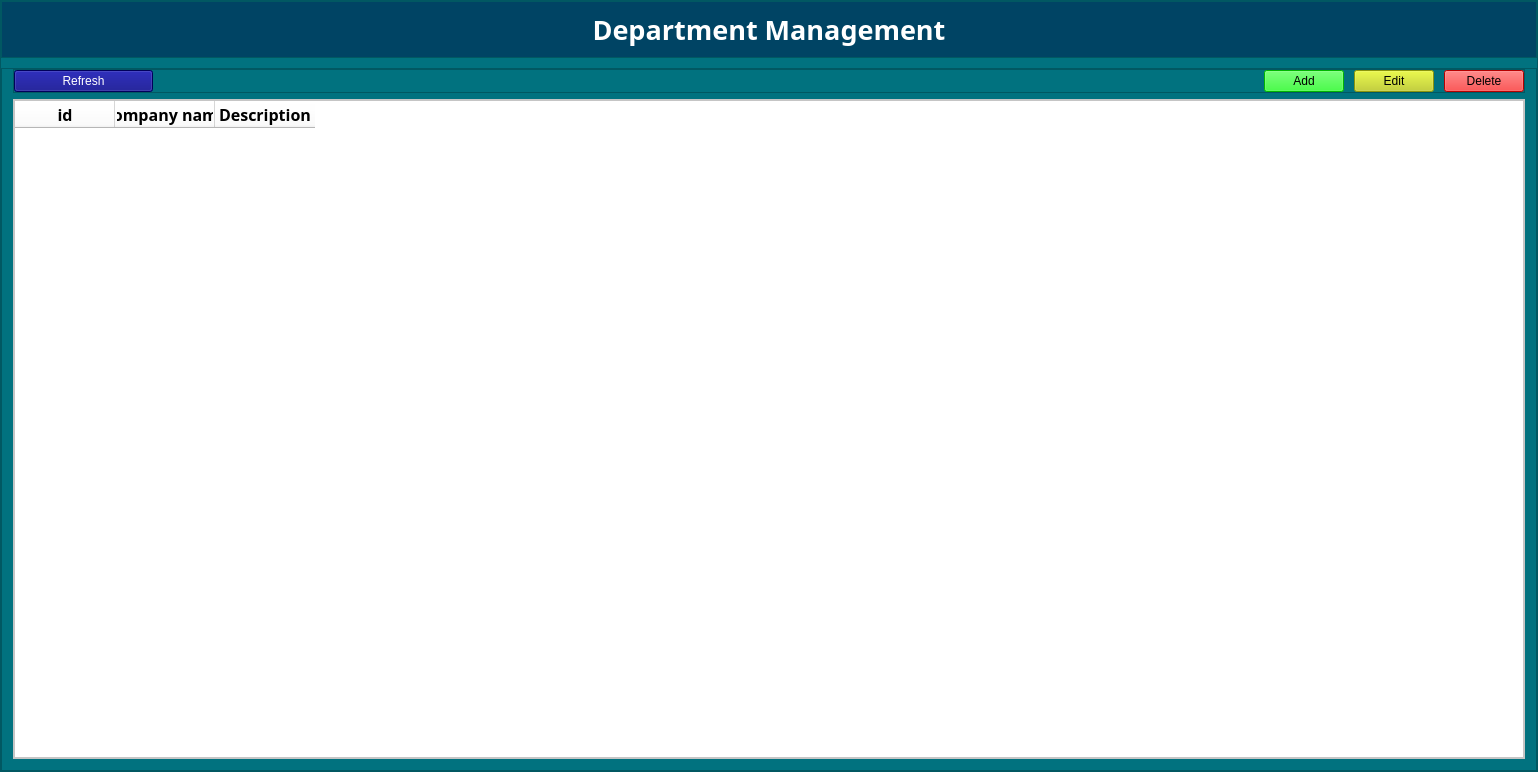
<?xml version="1.0" encoding="UTF-8"?>
<ui version="4.0">
 <class>frm_company</class>
 <widget class="QWidget" name="frm_company">
  <property name="geometry">
   <rect>
    <x>0</x>
    <y>0</y>
    <width>1538</width>
    <height>772</height>
   </rect>
  </property>
  <property name="windowTitle">
   <string>Form Company</string>
  </property>
  <layout class="QVBoxLayout" name="verticalLayout" stretch="0">
   <property name="spacing">
    <number>0</number>
   </property>
   <property name="leftMargin">
    <number>0</number>
   </property>
   <property name="topMargin">
    <number>0</number>
   </property>
   <property name="rightMargin">
    <number>0</number>
   </property>
   <property name="bottomMargin">
    <number>0</number>
   </property>
   <item>
    <widget class="QFrame" name="frame_main">
     <property name="font">
      <font>
       <family>Phetsarath OT</family>
       <pointsize>18</pointsize>
       <weight>50</weight>
       <italic>false</italic>
       <bold>false</bold>
      </font>
     </property>
     <property name="styleSheet">
      <string notr="true">font: 18pt &quot;Phetsarath OT&quot;;
background-color: rgb(1, 114, 127);</string>
     </property>
     <property name="frameShape">
      <enum>QFrame::StyledPanel</enum>
     </property>
     <property name="frameShadow">
      <enum>QFrame::Raised</enum>
     </property>
     <layout class="QGridLayout" name="gridLayout" rowstretch="0,0,10" rowminimumheight="1,1,10">
      <property name="leftMargin">
       <number>0</number>
      </property>
      <property name="topMargin">
       <number>0</number>
      </property>
      <property name="rightMargin">
       <number>0</number>
      </property>
      <property name="bottomMargin">
       <number>0</number>
      </property>
      <property name="horizontalSpacing">
       <number>0</number>
      </property>
      <property name="verticalSpacing">
       <number>10</number>
      </property>
      <item row="0" column="0" rowspan="2">
       <widget class="QFrame" name="frame_3">
        <property name="frameShape">
         <enum>QFrame::StyledPanel</enum>
        </property>
        <property name="frameShadow">
         <enum>QFrame::Raised</enum>
        </property>
        <layout class="QGridLayout" name="gridLayout_5">
         <property name="leftMargin">
          <number>0</number>
         </property>
         <property name="topMargin">
          <number>0</number>
         </property>
         <property name="rightMargin">
          <number>0</number>
         </property>
         <property name="bottomMargin">
          <number>0</number>
         </property>
         <item row="0" column="0">
          <widget class="QWidget" name="widget_4" native="true">
           <property name="font">
            <font>
             <family>Phetsarath OT</family>
             <pointsize>18</pointsize>
             <weight>50</weight>
             <italic>false</italic>
             <bold>false</bold>
            </font>
           </property>
           <property name="styleSheet">
            <string notr="true">background-color: rgb(0, 68, 100);</string>
           </property>
           <layout class="QGridLayout" name="gridLayout_4">
            <item row="0" column="0">
             <widget class="QLabel" name="label">
              <property name="font">
               <font>
                <family>Phetsarath OT</family>
                <pointsize>20</pointsize>
                <weight>75</weight>
                <italic>false</italic>
                <bold>true</bold>
               </font>
              </property>
              <property name="layoutDirection">
               <enum>Qt::LeftToRight</enum>
              </property>
              <property name="styleSheet">
               <string notr="true">font: bold 20pt &quot;Phetsarath OT&quot;;
color: rgb(255, 255, 255);</string>
              </property>
              <property name="text">
               <string>Department Management</string>
              </property>
              <property name="alignment">
               <set>Qt::AlignCenter</set>
              </property>
             </widget>
            </item>
           </layout>
          </widget>
         </item>
        </layout>
       </widget>
      </item>
      <item row="2" column="0">
       <widget class="QFrame" name="frame_4">
        <property name="frameShape">
         <enum>QFrame::StyledPanel</enum>
        </property>
        <property name="frameShadow">
         <enum>QFrame::Raised</enum>
        </property>
        <layout class="QVBoxLayout" name="verticalLayout_2">
         <property name="leftMargin">
          <number>11</number>
         </property>
         <property name="topMargin">
          <number>0</number>
         </property>
         <property name="rightMargin">
          <number>11</number>
         </property>
         <property name="bottomMargin">
          <number>11</number>
         </property>
         <item>
          <widget class="QFrame" name="frame">
           <property name="frameShape">
            <enum>QFrame::StyledPanel</enum>
           </property>
           <property name="frameShadow">
            <enum>QFrame::Raised</enum>
           </property>
           <layout class="QGridLayout" name="gridLayout_2" columnstretch="0,10,5,0,0">
            <property name="leftMargin">
             <number>0</number>
            </property>
            <property name="topMargin">
             <number>0</number>
            </property>
            <property name="rightMargin">
             <number>0</number>
            </property>
            <property name="bottomMargin">
             <number>0</number>
            </property>
            <property name="spacing">
             <number>0</number>
            </property>
            <item row="0" column="3">
             <widget class="QWidget" name="widget" native="true">
              <layout class="QGridLayout" name="gridLayout_3">
               <property name="leftMargin">
                <number>0</number>
               </property>
               <property name="topMargin">
                <number>0</number>
               </property>
               <property name="rightMargin">
                <number>0</number>
               </property>
               <property name="bottomMargin">
                <number>0</number>
               </property>
               <property name="horizontalSpacing">
                <number>10</number>
               </property>
               <property name="verticalSpacing">
                <number>0</number>
               </property>
               <item row="0" column="1">
                <widget class="QPushButton" name="btn_Edit">
                 <property name="styleSheet">
                  <string notr="true">background-color: rgb(193, 209, 17);</string>
                 </property>
                 <property name="text">
                  <string>Edit</string>
                 </property>
                </widget>
               </item>
               <item row="0" column="0">
                <widget class="QPushButton" name="btn_Add">
                 <property name="styleSheet">
                  <string notr="true">background-color: rgb(0, 255, 0);</string>
                 </property>
                 <property name="text">
                  <string>Add</string>
                 </property>
                </widget>
               </item>
               <item row="0" column="2">
                <widget class="QPushButton" name="btn_Delete">
                 <property name="styleSheet">
                  <string notr="true">background-color: rgb(255, 0, 0);</string>
                 </property>
                 <property name="text">
                  <string>Delete</string>
                 </property>
                </widget>
               </item>
              </layout>
             </widget>
            </item>
            <item row="0" column="4">
             <widget class="QWidget" name="widget_3" native="true"/>
            </item>
            <item row="0" column="1">
             <widget class="QWidget" name="widget_2" native="true">
              <layout class="QHBoxLayout" name="horizontalLayout" stretch="2,8,2">
               <property name="spacing">
                <number>0</number>
               </property>
               <property name="leftMargin">
                <number>0</number>
               </property>
               <property name="topMargin">
                <number>0</number>
               </property>
               <property name="rightMargin">
                <number>0</number>
               </property>
               <property name="bottomMargin">
                <number>0</number>
               </property>
               <item>
                <widget class="QWidget" name="widget_5" native="true">
                 <layout class="QGridLayout" name="gridLayout_7">
                  <property name="leftMargin">
                   <number>0</number>
                  </property>
                  <property name="topMargin">
                   <number>0</number>
                  </property>
                  <property name="rightMargin">
                   <number>0</number>
                  </property>
                  <property name="bottomMargin">
                   <number>0</number>
                  </property>
                  <property name="spacing">
                   <number>0</number>
                  </property>
                  <item row="0" column="0">
                   <widget class="QPushButton" name="btn_refresh">
                    <property name="styleSheet">
                     <string notr="true">background-color: rgb(0, 255, 0);
color: rgb(255, 255, 255);
background-color: rgb(0, 0, 127);</string>
                    </property>
                    <property name="text">
                     <string>Refresh</string>
                    </property>
                   </widget>
                  </item>
                 </layout>
                </widget>
               </item>
               <item>
                <widget class="QWidget" name="widget_6" native="true"/>
               </item>
               <item>
                <widget class="QWidget" name="widget_7" native="true">
                 <widget class="QLabel" name="lbl_did">
                  <property name="geometry">
                   <rect>
                    <x>20</x>
                    <y>10</y>
                    <width>81</width>
                    <height>41</height>
                   </rect>
                  </property>
                  <property name="styleSheet">
                   <string notr="true">color: rgb(1, 114, 127);
color: rgb(255, 0, 0);</string>
                  </property>
                  <property name="text">
                   <string/>
                  </property>
                 </widget>
                </widget>
               </item>
              </layout>
             </widget>
            </item>
           </layout>
          </widget>
         </item>
         <item>
          <widget class="QFrame" name="frame_2">
           <property name="styleSheet">
            <string notr="true">background-color: rgb(255, 255, 255);
color: rgb(0, 0, 0);</string>
           </property>
           <property name="frameShape">
            <enum>QFrame::StyledPanel</enum>
           </property>
           <property name="frameShadow">
            <enum>QFrame::Raised</enum>
           </property>
           <layout class="QGridLayout" name="gridLayout_6">
            <property name="leftMargin">
             <number>0</number>
            </property>
            <property name="topMargin">
             <number>0</number>
            </property>
            <property name="rightMargin">
             <number>0</number>
            </property>
            <property name="bottomMargin">
             <number>0</number>
            </property>
            <property name="spacing">
             <number>0</number>
            </property>
            <item row="0" column="0">
             <widget class="QTableWidget" name="tb_show">
              <property name="font">
               <font>
                <family>Phetsarath OT</family>
                <pointsize>18</pointsize>
                <weight>50</weight>
                <italic>false</italic>
                <bold>false</bold>
               </font>
              </property>
              <property name="styleSheet">
               <string notr="true">
color: rgb(0, 0, 0);
background-color: rgb(255, 255, 255);</string>
              </property>
              <column>
               <property name="text">
                <string>id</string>
               </property>
               <property name="font">
                <font>
                 <family>Phetsarath OT</family>
                 <pointsize>12</pointsize>
                 <weight>75</weight>
                 <bold>true</bold>
                </font>
               </property>
              </column>
              <column>
               <property name="text">
                <string>Company name</string>
               </property>
               <property name="font">
                <font>
                 <family>Phetsarath OT</family>
                 <pointsize>12</pointsize>
                 <weight>75</weight>
                 <bold>true</bold>
                </font>
               </property>
              </column>
              <column>
               <property name="text">
                <string>Description</string>
               </property>
               <property name="font">
                <font>
                 <family>Phetsarath OT</family>
                 <pointsize>12</pointsize>
                 <weight>75</weight>
                 <bold>true</bold>
                </font>
               </property>
              </column>
             </widget>
            </item>
           </layout>
          </widget>
         </item>
        </layout>
       </widget>
      </item>
     </layout>
    </widget>
   </item>
  </layout>
 </widget>
 <resources/>
 <connections/>
</ui>
